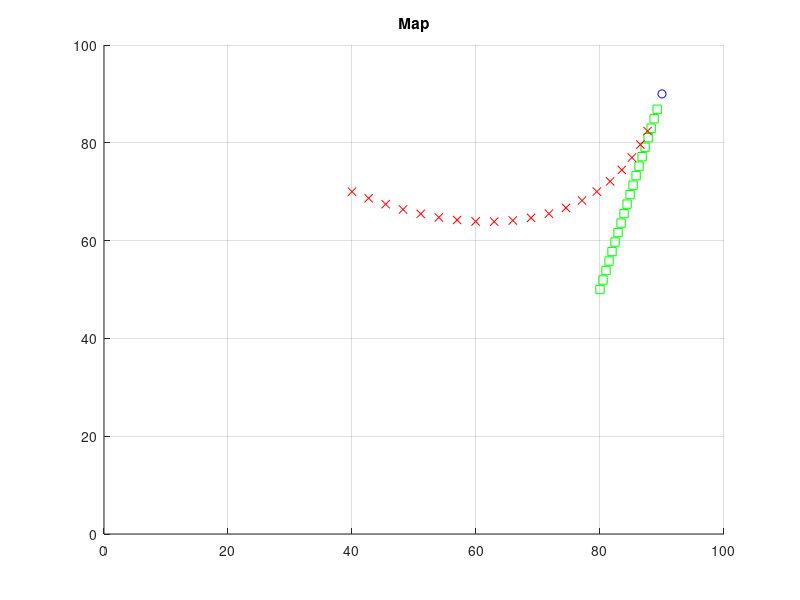

Write MATLAB code to recreate this figure.
% Script/Function Name: HW_5_Fox% Version: 2.1% Date: 2/27/18% Author: Sarvesha Kumar Kombaiah Seetha% Description: This script simulates a fox attempting to capture a rabbit.
% Set Initial conditions
clear
clc
clf
% Initialize
Nts = 20;              % Number of Time Steps
Time = zeros(Nts,1);
Rx = zeros(Nts,1);     % Initial Rabbit Location
Ry = zeros(Nts,1);
Fx = zeros(Nts,1);     % Initial Fox Location
Fy = zeros(Nts,1);% Start and Goal 
Rs = 2;        % Rabbit Speed in m/s
Fs = 3;         % Fox Speed in m/s
Hx = 90;        % Rabbit Hole Location (in m)
Hy = 90;
Rx(1) = 80;     % Initial Rabbit Location
Ry(1) = 50;
Fx(1) = 40;     % Initial FoxLocation
Fy(1) = 70;
% Map Size (Number of grids)
Nx = 20;
Ny = 20;
Gs = 5;   % Grid size in m.
i = 1
Time(1) = 0;
Separation = sqrt((Fx(1)-Rx(1))^2 + (Fy(1)-Ry(1))^2);
% Calculation/AI Module
while Separation > 2 & Time < Nts 
    i = i+1;
    Time(i) = Time(i-1) + 1; % Rabbit AI -run as fast as you can toward the hole.
    % Direction to hole
    Xrh = Hx -Rx(i-1);
    Yrh = Hy -Ry(i-1);
    DistToHole = sqrt(Xrh^2+Yrh^2)
    % Rabbit Velocity components
    VRx = Rs * Xrh/DistToHole;
    VRy = Rs * Yrh/DistToHole;
    % Fox AI -run as fast as you can toward the rabbit.
    % Direction to Rabbit
    Xfr = Rx(i-1) -Fx(i-1);
    Yfr = Ry(i-1) -Fy(i-1);
    % Fox Velocity components
    VFx = Fs * Xfr/Separation;
    VFy = Fs * Yfr/Separation;
    % Move Rabbit and Fox
    Rx(i) = Rx(i-1) + VRx;     % New Rabbit position
    Ry(i) = Ry(i-1) + VRy; 
    Fx(i) = Fx(i-1) + VFx;     % New Fox position
    Fy(i) = Fy(i-1) + VFy; 
    % Calc Separation and determine if Rabbit caught or safe
    Separation = sqrt((Fx(i)-Rx(i))^2 + (Fy(i)-Ry(i))^2)
    if DistToHole < 2
        disp('Rabbit Safe')
    end
    if Separation < 2
        disp('Rabbit Caught')
    end
end
% Output Module
axis([0 5*Nx 0 5*Ny])
title('Map')
grid
hold on
for i = 1:1:Nts
    plot(Rx(i), Ry(i),'gs')
    plot(Fx(i), Fy(i),'rx')
end
plot(Hx(1), Hy(1),'bo')
hold on